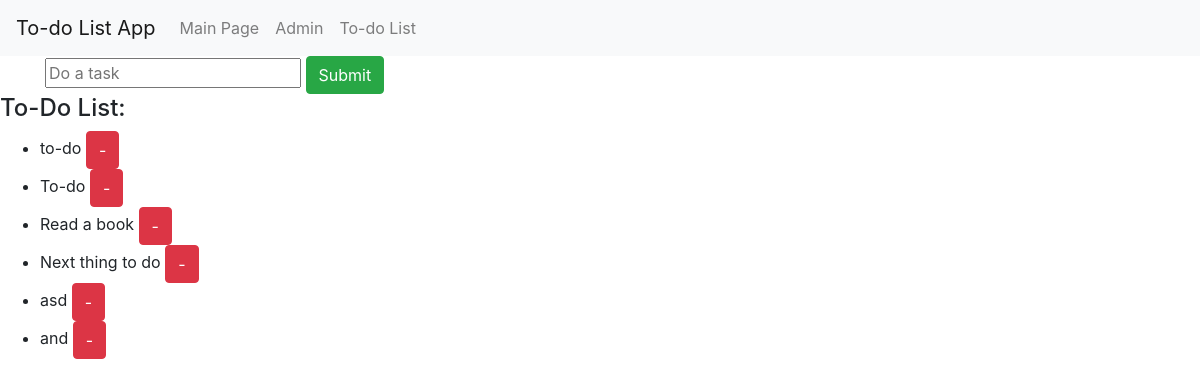
The page /ToDoApp/todo/ on the database as committed earlier.
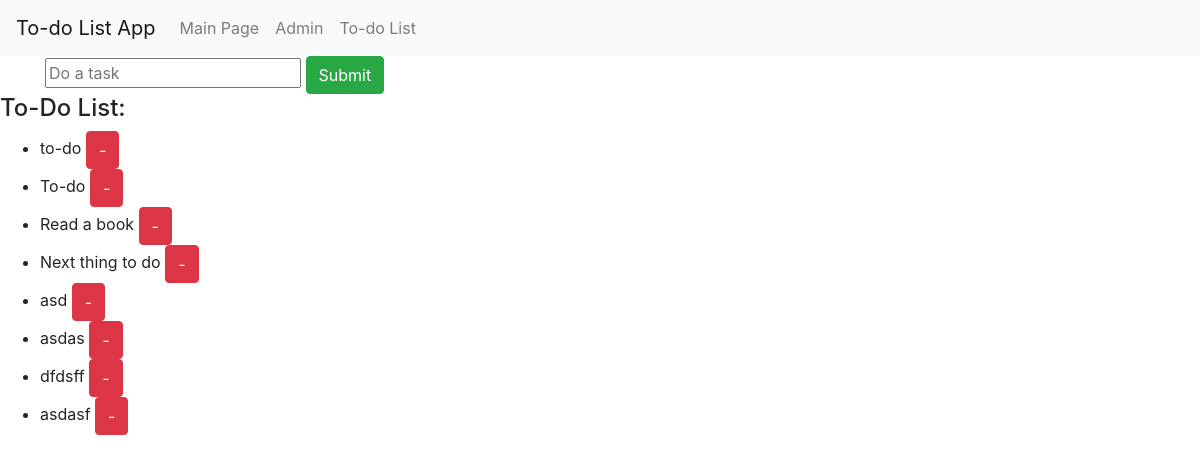
The same page on the database as committed later.
### ToDoApp/models.py (models this page shows)
class ToDoClass(models.Model):
    content = models.CharField(max_length=20)
    def __str__(self):
        return self.content

### ToDoApp/views.py (the view)
# urls.py: path('todo/',views.todo,name='todo'),
def todo(request):
    toDoList = ToDoClass.objects.all()
    toDo_dict = {'contents':toDoList}
    return render(request,'ToDoApp/todolist.html', context = toDo_dict)

### templates/ToDoApp/todolist.html (shortened to what this page needs)
<!DOCTYPE html>
{% extends "ToDoApp/base.html" %}
{% block body_block %}
<div class="container">
    <form action="/ToDoApp/toDoList/" method="POST">
      <input type="text" name="content" placeholder="Do a task">
    <input type="submit" class="btn btn-success" value="Submit">
    </form>
</div>
<h4>To-Do List:</h4>
<ul>
  {% for content in contents %}
  <li>
    <form style="display:inline;" action="/ToDoApp/DeleteATask/" method="POST">
      {{content}}
    <input type="submit" class="btn btn-danger" value="-">
    </form>
  </li>
  {% endfor %}
</ul>
{% endblock %}

Rows that differ between the two databases and show on the page:
removed ToDoClass: content "and"
added ToDoClass: content "asdas"
added ToDoClass: content "dfdsff"
added ToDoClass: content "asdasf"
